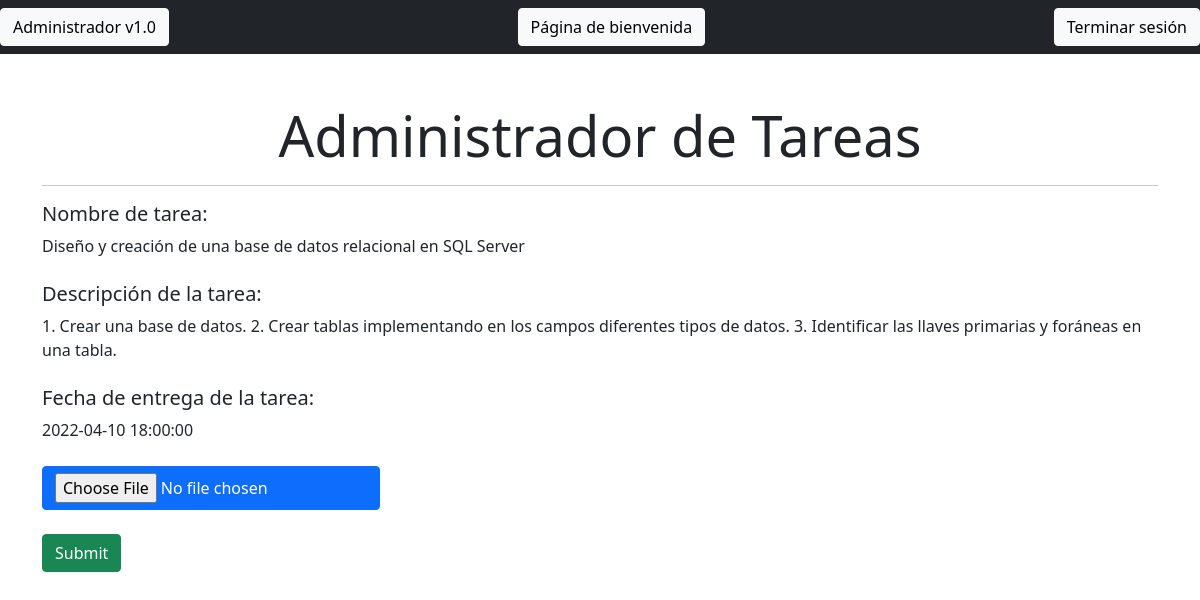
Screenshot of /upload_task.php?IDTarea=33 with the database file from the repository.
### tables this page shows
CREATE TABLE `tareas` (
  `IDTarea` int(11) NOT NULL,
  `Titulo` varchar(200) DEFAULT NULL,
  `Descripcion` varchar(1500) DEFAULT NULL,
  `Fecha_creada` timestamp NULL DEFAULT current_timestamp(),
  `Fecha_entrega` timestamp NULL DEFAULT NULL,
  `Documento` tinyblob DEFAULT NULL,
  `Calificado` tinyint(4) NOT NULL DEFAULT 0,
  `lk` int(11) DEFAULT NULL,
  `IDProfesor` int(11) DEFAULT NULL
);

### controller.php (called while the page is built, shortened)
<?php
    class CrudController implements CrudControllerInterface
    {
        private $conectar;
        public function __construct(DBConnectionInterface $conectar)
        {
            $this->conectar= $conectar;
        }
        public function getTask()
        {
            $con=$this->conectar->connectDB();
            $id = $_GET['IDTarea'];
            $query = "SELECT * FROM tareas WHERE IDTarea=$id";
            $result = mysqli_query($con,$query);
            if(mysqli_num_rows($result)==1)
            {
                $row = mysqli_fetch_array($result);
                $title = $row['Titulo'];
                $description = $row['Descripcion'];
                $dueDate = $row['Fecha_entrega'];
                $check = $row['Calificado'];
                $data= array($title,$description,$dueDate,$check);
            }
            return $data;
        }
    }
?>

### upload_task.php (the view, shortened to what this page needs)
<?php include ("includes/header.php")?>
<?php require_once ("controller.php");
    if(isset($_GET['IDTarea']))
    {
        $search=new CrudController(new Connection);
        $search=$search->getTask();
    }
?>
<div class="container">
    <div class="row">
        <div class="col-md-12 mt-5">
            <h1 class="text-center display-4">Administrador de Tareas</h1>
            <hr class="height:1px;color: black;background-color:black;">
        </div>
    </div>
    <div class="d-grid gap-3">
        <form action="upload_task.php?IDTarea=<?php echo $_GET['IDTarea'];?>" method="POST">
            <div class = "form-group">
                <h5>Nombre de tarea: </h5><?php echo $search[0]?><br><br>
                <h5>Descripción de la tarea: </h5><?php echo $search[1]?><br><br>
                <h5>Fecha de entrega de la tarea: </h5><?php echo $search[2]?><br><br>
                <input type="File" class="btn btn-primary" name = "uploaded_file" value="Subir archivo"><br><br>
                <input type="submit" class="btn btn-success" name = "uploads">
            </div>
        </form>
    </div>
<?php include("includes/footer.php")?>

### rows the page displays
tareas: Titulo "Diseño y creación de una base de datos relacional en SQL Server", Descripcion "1. Crear una base de datos. 2. Crear tablas implementando en los campos diferentes tipos de datos. 3. Identificar las llaves primarias y foráneas en una tabla.", Fecha_entrega "2022-04-10 18:00:00"
